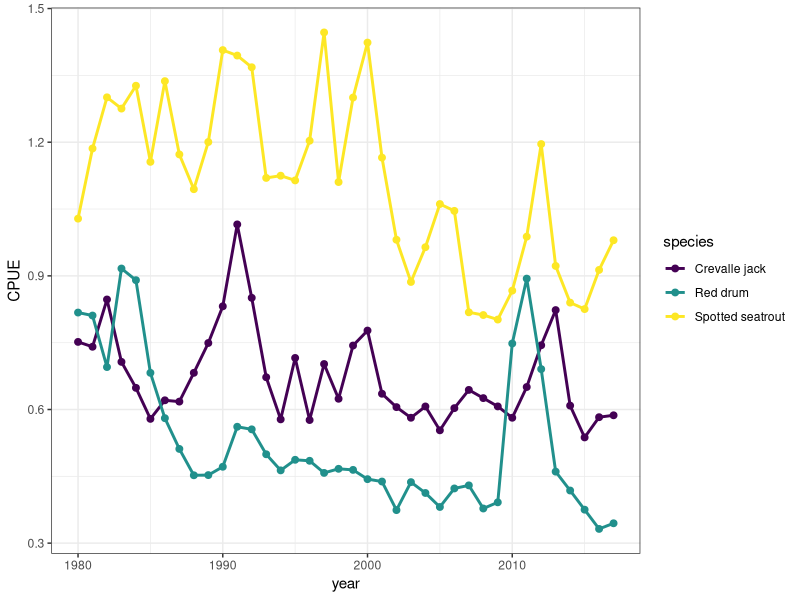
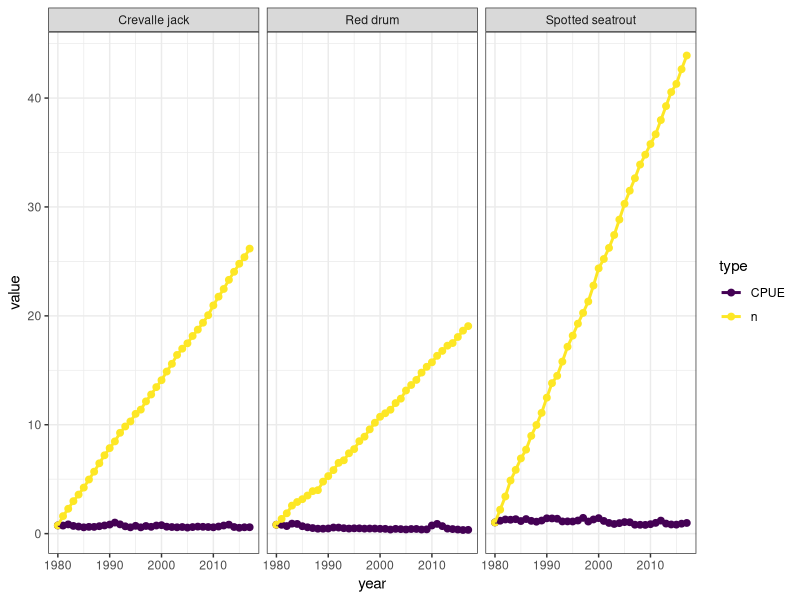

The R source for these figures, in order:
## ---- chunk 1
library(tidyverse)

df = read_csv('data/ENP_catch.csv')
str(df)
## ---- chunk 2
df_l = df |> 
  pivot_longer(`Crevalle jack`:`Spotted seatrout`,names_to = 'species', values_to = 'CPUE') |> 
  mutate(year = year(Date))
## ---- chunk 3
df_s = df_l |> 
  group_by(year) |> 
  summarize(mean = mean(CPUE),
            sd = sd(CPUE))

# minimum year 
df_s |> filter(mean == min(mean))
# 2015

# max year 
df_s |> filter(mean == max(mean))
# 1991

df_l |> filter(year %in% c(1991,2015))

## ---- chunk 4
ggplot(df_l, aes(year, CPUE, color = species))+
  geom_point(size = 2)+
  geom_line(linewidth = 1)+
  scale_color_viridis_d(option = 'viridis')+
  theme_bw()
## ---- chunk 5
d_new = df_l |> 
  group_by(species) |> 
  mutate(mean = mean(CPUE)) |> 
  filter(CPUE > mean)

## ---- chunk 6
# trout 
df_ss = df_l |> 
  filter(species == 'Spotted seatrout') |> 
  mutate(n = NA)

start = df_ss$CPUE[df_ss$year == 1980] 
mean = mean(df_ss$CPUE)
sd = sd(df_ss$CPUE)
years = df_ss$year

df_ss$n[df_ss$year == 1980] = start
df_ss
for (t in 2:length(years)){ #sequence 
  growth = rnorm(n =1, mean = mean, sd = sd) #extracting random value normal dist
  df_ss$n[df_ss$year == years[t]] = growth + df_ss$n[df_ss$year == years[t-1]]
}



# Crevalle Jack
df_cj = df_l |> 
  filter(species == 'Crevalle jack') |> 
  mutate(n = NA)

start = df_cj$CPUE[df_cj$year == 1980] 
mean = mean(df_cj$CPUE)
sd = sd(df_cj$CPUE)
years = df_cj$year

df_cj$n[df_cj$year == 1980] = start
df_cj
for (t in 2:length(years)){ #sequence 
  growth = rnorm(n =1, mean = mean, sd = sd) #extracting random value normal dist
  df_cj$n[df_cj$year == years[t]] = growth + df_cj$n[df_cj$year == years[t-1]]
}
df_cj

# Red drum
df_rd = df_l |> 
  filter(species == 'Red drum') |> 
  mutate(n = NA)

start = df_rd$CPUE[df_rd$year == 1980] 
mean = mean(df_rd$CPUE)
sd = sd(df_rd$CPUE)
years = df_rd$year

df_rd$n[df_rd$year == 1980] = start
#df_rd
for (t in 2:length(years)){ #sequence 
  growth = rnorm(n =1, mean = mean, sd = sd) #extracting random value normal dist
  df_rd$n[df_rd$year == years[t]] = growth + df_rd$n[df_rd$year == years[t-1]]
}
#df_rd
## ---- chunk 7
d = bind_rows(df_ss,df_cj, df_rd) |> 
  pivot_longer(c(CPUE, n), names_to = 'type', values_to = 'value')


ggplot(d, aes(year, value, color = type))+
  geom_point(size = 2)+
  geom_line(linewidth = 1)+
  scale_color_viridis_d(option = 'viridis')+
  facet_wrap(~species)+
  theme_bw()
